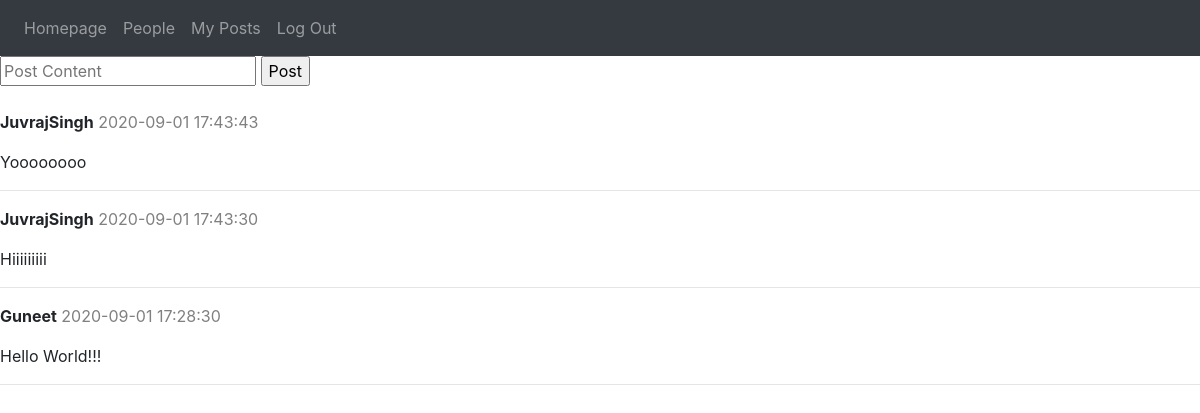
Page / (signed in) on the earlier database version.
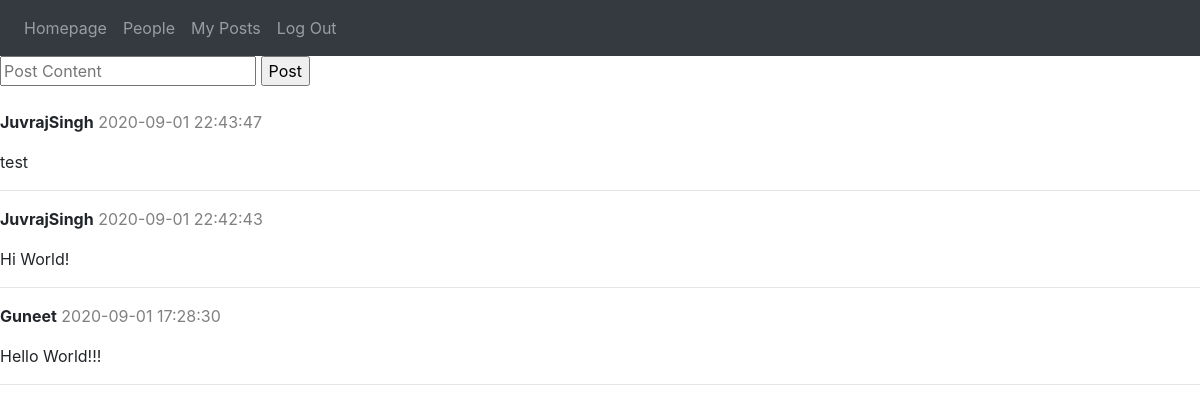
Same page on the later database version.
### tables this page shows
CREATE TABLE posts (
		id INTEGER PRIMARY KEY AUTOINCREMENT NOT NULL,
		name TEXT NOT NULL,
		content TEXT NOT NULL,
		posted DATETIME NOT NULL DEFAULT CURRENT_TIMESTAMP
);

### application.py (the view)
@app.route("/", methods=["GET", "POST"])
@login_required
def index():
    if request.method == "POST":
        post = request.form.get("post")
        if not post:
            return apology("Please enter something to post")
        createPost(post)
    posts = getPosts()
    posts.reverse()
    return render_template("index.html", posts=posts)

### models.py (called while the page is built)
def initialise(option, connection=False):
    con = sql.connect(path.join(ROOT, "socialMedia.db"))
    if option == 2:
        con.row_factory = sql.Row
        cur = con.cursor()
        if connection == False:
            return cur
        else:
            return cur, con
    else:
        cur = con.cursor()
        if option == 1:
            if connection == False:
                return cur
            else:
                return cur, con
        user_id = session["user_id"]
        if connection == False:
            return cur, user_id
        else:
            return cur, user_id, con

def login_required(f):
    @wraps(f)
    def decorated_function(*args, **kwargs):
        if session.get("user_id") is None:
            return redirect("/login")
        return f(*args, **kwargs)
    return decorated_function

def getPosts():
    cur, user_id = initialise(3)
    cur.execute("SELECT username FROM users WHERE id = ?", [user_id])
    name = cur.fetchall()[0][0]
    cur.execute("SELECT * FROM posts WHERE name IN (SELECT following FROM followers WHERE user = ?) OR name = ?", (name, name))
    posts = cur.fetchall()
    return posts

### templates/index.html (shortened to what this page needs)
{% extends "layout.html" %}
{% block main %}
    <form action="/" method="post">
        <input placeholder="Post Content" name="post">
        <input type="submit" value="Post">
    </form>
    <br>
    {% for post in posts %}
        <div>
            <p>
                <b>{{ post[1] }}</b>
                <span class="datetime">{{ post[3] }}</span>
            </p>
            <p>{{ post[2] }}</p><hr>
        </div>
    {% endfor %}
{% endblock %}

### templates/layout.html (shortened to what this page needs)
<!DOCTYPE html>
<html lang="en">
    <head>
        <link rel="stylesheet" href="https://stackpath.bootstrapcdn.com/bootstrap/4.5.2/css/bootstrap.min.css">
        <link href="/static/style.css" rel="stylesheet">
    </head>
    <body>
        <nav class="navbar navbar-expand-lg navbar-dark bg-dark">
            {% if session.user_id %}
                <div class="collapse navbar-collapse" id="navbarNavAltMarkup">
                    <div class="navbar-nav">
                        <a class="nav-link" href="/">Homepage</a>
                        <a class="nav-link" href="/people">People</a>
                        <a class="nav-link" href="/myPosts">My Posts</a>
                        <a class="nav-link" href="/logout">Log Out</a>
                    </div>
                </div>
            {% endif %}
        </nav>
        {% block main %}{% endblock %}
    </body>
</html>

### static/style.css (style rules this page uses)
.datetime { color: grey; }

Differences in the rows shown:
removed posts: name "JuvrajSingh", posted "2020-09-01 17:43:43", content "Yoooooooo"
removed posts: name "JuvrajSingh", posted "2020-09-01 17:43:30", content "Hiiiiiiiii"
added posts: name "JuvrajSingh", posted "2020-09-01 22:43:47", content "test"
added posts: name "JuvrajSingh", posted "2020-09-01 22:42:43", content "Hi World!"
